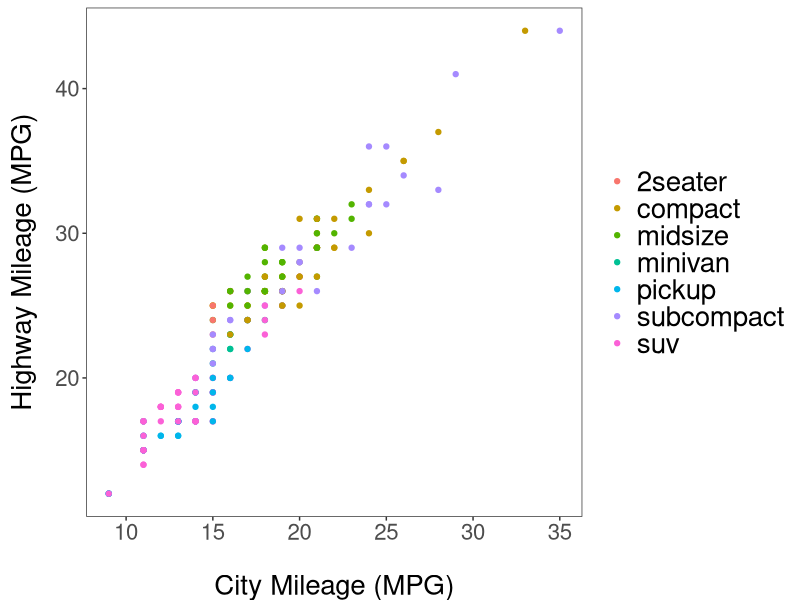
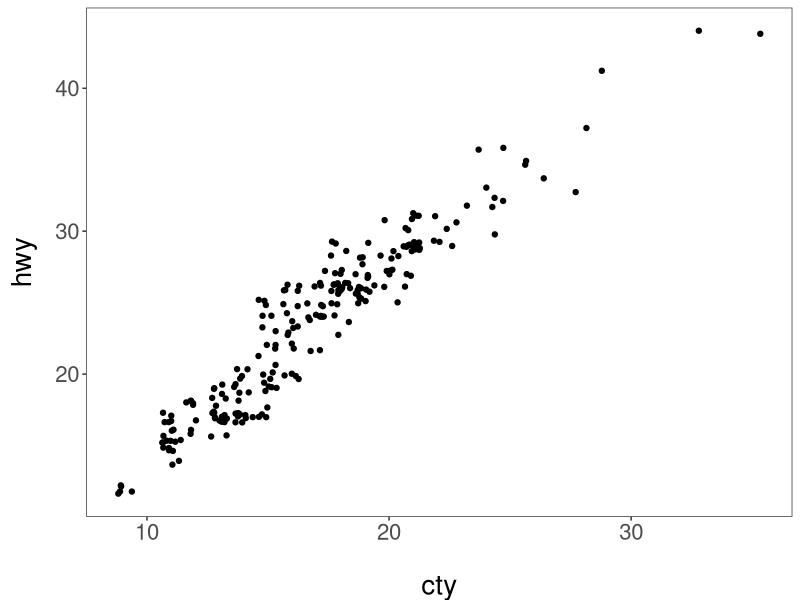
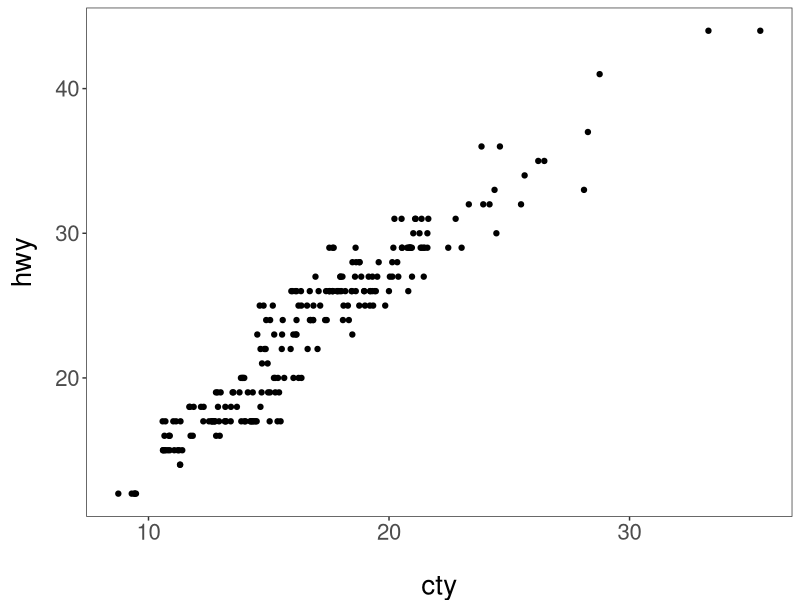
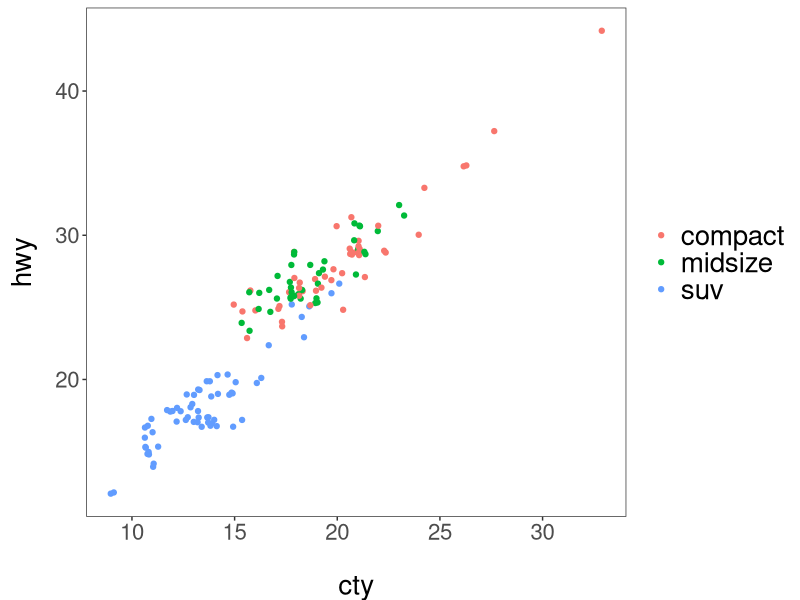
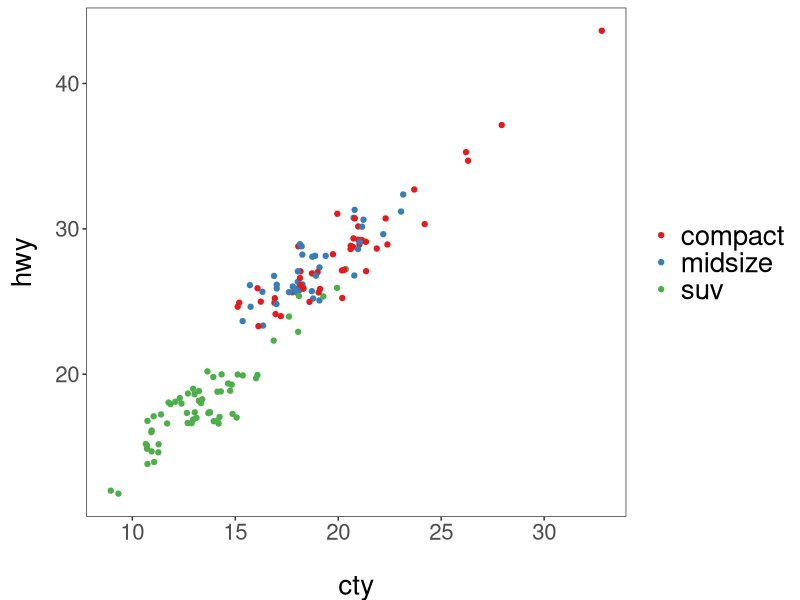
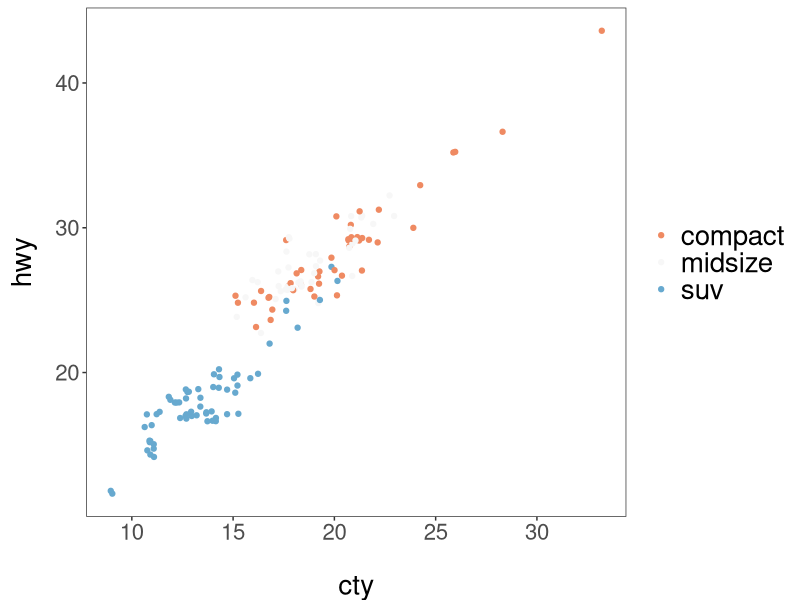
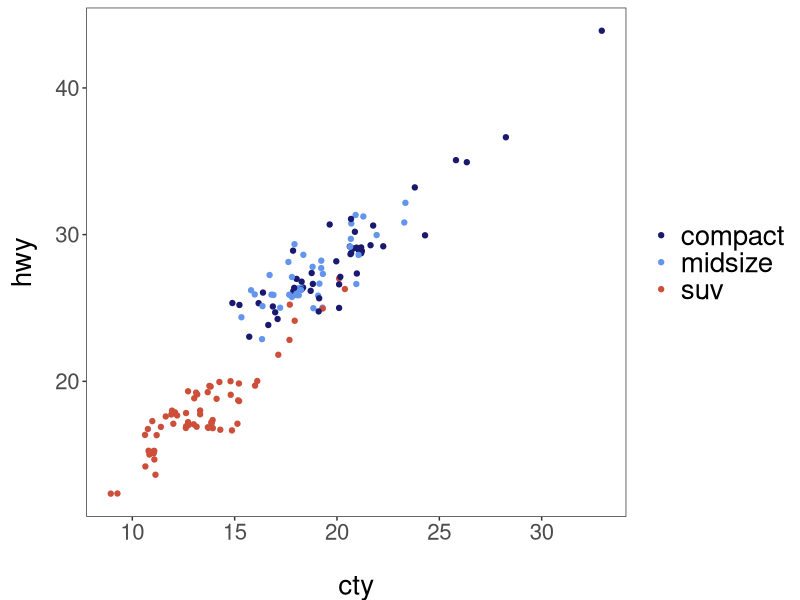
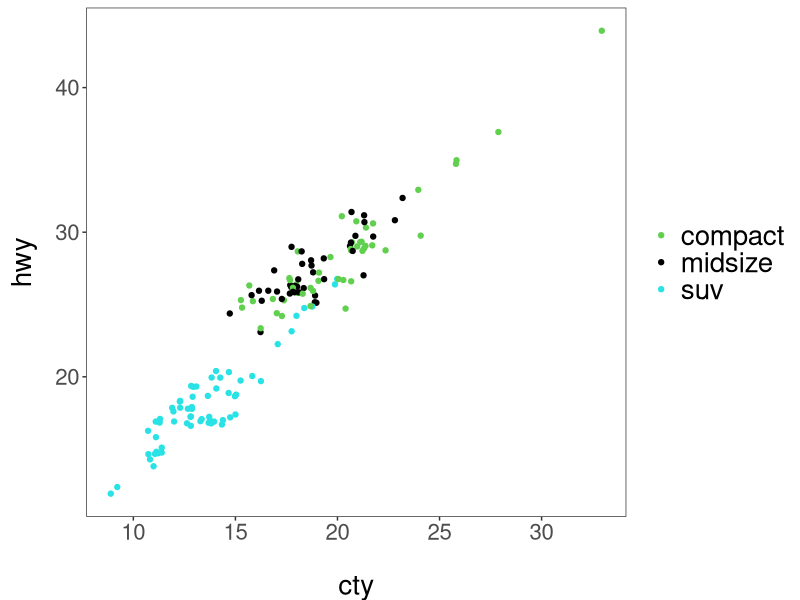

These charts were generated, in order, by the following R code: (Note: this script raises an error after producing the figures.)
# ---------------------------------------------------------- #
#### MODULE 3: Plot even more data!                       ####               
# ---------------------------------------------------------- #

## OBJECTIVE:
# 1. To develop a "grammar of graphics".
# 2. To become comfortable using ggplot2 for exploratory data visualization.


# ---------------------------------------------------------- #
#### SET UP:                                              ####
# ---------------------------------------------------------- #
# REMINDER: In RStudio, open the Rproject for our course (UNCG_DataWrangling), 
# pull any changes from GitHub, and navigate to the branch you created for 
# yourself (just a single branch for the whole semester) in RStudio's Git tab.
# Open this week's assignment in this new branch to complete and submit on GitHub.
# Ideally, you'll commit your answers a bit at a time as you work through
# this assignment, rather than committing all at once at the end.

# Reminder of some helpful resources for graphing in R:
# ggplot Cookbook: http://www.cookbook-r.com/Graphs/
# Official ggplot2 Book: https://ggplot2-book.org/
# Themes in ggplot2: https://ggplot2-book.org/polishing.html#themes

# In ggplot2, aesthetic means “something you can see”. Each aesthetic is a
# mapping between a visual cue and a variable.
# Examples include:
# position (i.e., on the x and y axes)
# color (“outside” color)
# fill (“inside” color)
# shape (of points)
# line type
# size

# Each type of geometric object (geom) accepts only a subset of all aesthetics.
# Refer to the geom help pages to see what mappings each geom accepts. Aesthetic
# mappings are set with the aes() function.

# TASK: We will be using the ggplot2 package for graphing. Fortunately, ggplot2 
# is nested within the tidyverse package (along with many others).
# Start by writing code to load the tidyverse library.
# HINT: see the end of assignment #1 if you forgot how to load a package.
setwd("/Users/rachaelbrenneman/Desktop/data_wrangle/UNCG_DataWrangling")
library(tidyverse)

# TASK: Write code below to set your theme to black and white and both your major
# AND minor gridlines to element_blank for all plots you'll be making today.
# HINT: Check back to last week's assignment section 1.9 for setting themes for
# all plots.
theme_set(theme_bw())
theme_update(axis.title.x = element_text(size = 20, vjust = -0.35, margin = margin(t = 15)),
             axis.text.x = element_text(size = 16),
             axis.title.y = element_text(size = 20, angle = 90,
                                         vjust = 0.5, margin = margin(r = 15)),
             axis.text.y = element_text(size = 16),
             plot.title = element_text(size = 24, vjust = 2),
             panel.grid.major = element_blank(),
             panel.grid.minor = element_blank(),
             legend.title = element_blank(),
             legend.text = element_text(size = 20))

# ---------------------------------------------------------- #
#### 1.0 CORRELATION                                      ####
# ---------------------------------------------------------- #

# We learned how to make correlations last week, but it never hurts to get
# more practice! Let's start by using a data set built into ggplot2.
# The mpg dataset looks at the gas efficiency of different cars. Run the following
# code to load the data:
data(mpg, package = "ggplot2")

# TASK: Create a scatterplot (i.e., a dot plot) to relate city and highway mileage.
# Color the points by the class of car (class column) and label the x and y axis 
# to be more informative (City Mileage (MPG) vs Highway Mileage (MPG)).
# HINT: Refer back to last week's assignment or the ggplot help resources if you 
# forget how to make a scatterplot.
ggplot(mpg, aes(x = cty, y = hwy, color=as.factor(class))) +
  ylab("Highway Mileage (MPG)") +
  xlab("City Mileage (MPG)") +
  geom_point()

# Looks alright, but the graph may be hiding some information...
# QUESTION: How many data points are in the mpg dataframe?
#there are 234 observations

# QUESTION: Approximately how many dots are in the graph you just made? How does
# that compare to the number of observations in the dataframe?
#not 234
#maybe around 100

# Try another correlation-focused geom that addresses this problem by running
# the following code:
ggplot(data=mpg, aes(x=cty, y=hwy)) + 
  geom_jitter()


# QUESTION: What happened when you created the plot with geom_jitter?
#very different graph - much more points - more clusters - not as evenly spaced

# QUESTION: Run the code to create a plot using geom_jitter a second time. Then run it
# again and again. What happens each time? Why is this happening?
# it looks like it has different spreads each time it is run

# TASK: The default in geom_jitter is to jitter (or slightly move) the points away
# from each other in both the x and y directions. Check the help file for geom_jitter
# and write code below to make a graph where you jitter points in only the x-dimension
# by 0.5.
ggplot(data=mpg, aes(x=cty, y=hwy)) + 
  geom_jitter(width = 0.5, height = 0)

# ---------------------------------------------------------- #
#### 1.1 DETOUR! COLORS, COLORS, COLORS                   ####
# ---------------------------------------------------------- #

# Our world is so colorful, and our graphs can be too! But we want to be mindful
# of our color choices to not only be beautiful, but also informative and accessible.

# TASK: Create a new dataframe that filters our mpg data down to only information
# for car classes compact, midsize, and suv using an %in% statement. Name your 
# new dataframe mpgSubset.
# HINT: Refer back to the Transform assignment if you want help with %in% (or 
# try googling!)
mpgSubset <- mpg %>% 
  mutate(class = ifelse(class %in% c("compact", "midsize", "suv"), class, NA)) %>% 
           na.omit(class)

# ggplot has lots of nice (and some not so nice) built-in color palettes that we 
# can use to fill our bars with color. Try running the following code:
ggplot(data=mpgSubset, aes(x=cty, y=hwy, color=class)) +
  geom_jitter()

# The code above supplies us with ggplot's default color palette, which I find not
# so pleasing. Let's try to change this!

# We can add a statement specifying the scale of colors we would prefer. One way
# to do this is to use other pre-set palettes from ggplot. Run the code below to 
# ask ggplot to use the color brewer's palette called Set 1.
ggplot(data=mpgSubset, aes(x=cty, y=hwy, color=class)) +
  geom_jitter() +
  scale_color_brewer(palette="Set1")

# Alternatively, we could use the "RdBu" palette:
ggplot(data=mpgSubset, aes(x=cty, y=hwy, color=class)) +
  geom_jitter() +
  scale_color_brewer(palette="RdBu")

# QUESTION: Investigate the color brewer's range of palettes at this website: 
# https://r-graph-gallery.com/38-rcolorbrewers-palettes.html
# What do you notice about the colors chosen from each of the palettes that we
# used above? (i.e., does it use the first three colors in the palette? The last
# three? Some other combination?)
#Both of the colors are used in different orders depending on the set
#the website says that there are different types of sets, and I think that this is
#one of those times that they are meant to work differently

# We could also pick out EXACTLY which colors we want for our figure. 
# There are 4 main ways to specify colors in R:
### by name
### by number
### by Hex code
### with the rgb() function

# By Name: R allows you to call more than 600 colors by name! Run the following
# code to see a list:
colors()

# We can put in the colors we chose for each variable by adding the 
# scale_color_manual() function to our plot. Try it out by running the following
# code:
ggplot(data=mpgSubset, aes(x=cty, y=hwy, color=class)) +
  geom_jitter() +
  scale_color_manual(values=c('midnightblue', 'cornflowerblue', 'tomato3'))


# You can also chose colors by number, which are assigned in R.

# TASK: Copy and paste the code to make our scatterplot and replace the color names
# with three numbers of your choice (between 1 and 657). How does your new figure look?
# HINT: remember to remove the quotation marks when calling numbers.
ggplot(data=mpgSubset, aes(x=cty, y=hwy, color=class)) +
  geom_jitter() +
  scale_color_manual(values=c(627, 617, 533))

# QUESTION: How do you think you could figure out which color name belongs to
# each color number?
# HINT: Try creating a dataframe from color() by passing it into the
# as.data.frame() function.
as.data.frame(colors())

# You can also chose colors by Hex code. A Hex color code is a 6-symbol code made
# of up to three 2-symbol elements (6 symbols in length all together). Each of 
# the 2-symbol elements represents a color value in the Red-Green-Blue (RGB) color
# scale from 0 to 255. Hex codes are written with a # in front of them. Let's try
# out calling our colors using hex code.
ggplot(data=mpgSubset, aes(x=cty, y=hwy, color=class)) +
  geom_jitter() +
  scale_color_manual(values=c('#191970', '#6495ED', '#FF6347'))

# There are two great things about hex codes. First, you can call ANY color you 
# want with a hex code. That is, you're not limited to the 657 colors that are
# in ggplot. By specifying the color by hex code, you can pick literally anything!

# TASK: Google the search term "color picker". This should bring up google's color
# picker (in addition to a billion other color picking websites). Use this color
# picker to generate the hex codes for three new colors of your choice. Then copy
# and paste the above code, replacing the hex codes with your color choices.
ggplot(data=mpgSubset, aes(x=cty, y=hwy, color=class)) +
  geom_jitter() +
  scale_color_manual(values=c('#9d03fc', '#eb700c', '#0cebb7'))

# The second great thing about hex codes is that you can control the transparency
# of your colors. Transparency is set in a hex code by adding two extra symbols
# to the end, which together make up the "alpha" element. Adding 00 to the end 
# of your hex code will make your color completely transparent, while adding FF 
# to the end will make it completely opaque. Any number/letters in-between will 
# result in partial transparency. You can find a complete list of transparencies
# between 0-100% here: https://gist.github.com/lopspower/03fb1cc0ac9f32ef38f4

# TASK: Try out transparency by copying and pasting your graph code below and
# adding the alpha element to the end of each of your hex codes to make your
# first color 0% transparent, your second color 50% transparent, and your third
# color 100% transparent.
ggplot(data=mpgSubset, aes(x=cty, y=hwy, color=class)) +
  geom_jitter() +
  scale_color_manual(values=c('#9d03fc00', '#eb700c80', '#0cebb7FF'))

# QUESTION: What happened to the point that you set to 100% transparent?
#she's gone

# Finally, we can set our colors using the rgb() function. This operates very
# similarly to the hex code, where you can pick exactly the color and transparency
# you want. Try it out by running the following code:
ggplot(data=mpgSubset, aes(x=cty, y=hwy, color=class)) +
  geom_jitter() +
  scale_color_manual(values=c(rgb(.10, .10, .44, .5), 
  rgb(.39, .58, .93, .5), rgb(1.0, .39, .28, .5)))

# TASK: Modify the above code to make all of your points 50% transparent.

# There are so many inventive and artistic people in the world who have expanded
# the offerings for colors in ggplot. Check out some notable ones listed below
# when choosing colors for this assignment.
### Color-blind friendly palettes: https://github.com/JLSteenwyk/ggpubfigs
### Color palettes from vintage National Parks posters: https://github.com/katiejolly/nationalparkcolors
### Color palettes based on Wes Anderson movies: https://github.com/karthik/wesanderson
### Color palettes from famous Dutch paintings: https://github.com/EdwinTh/dutchmasters


# ---------------------------------------------------------- #
#### 1.2 DETOUR! LEGENDS                                  ####
# ---------------------------------------------------------- #

# When you specify colors in your ggplot code, R throws in a bonus legend for free!
# However, this legend is often not as clear or visually appealing as we might 
# prefer. But as with all geometric objects in ggplot, legends can be easily altered.

# Run the following code to create a scatter plot. Feel free to modify the colors
# as you prefer!
ggplot(data=mpgSubset, aes(x=cty, y=hwy, color=class)) +
  geom_jitter()

# QUESTION: Where did ggplot get the legend title and values from?
#from the class

# We could change the title and values in our legend by altering the dataframe
# we are passing into ggplot. But that seems a bit drastic. Instead, we can 
# lean on the same code that specifies our color picks to alter the legend text.
# Try it out by running the following code:
ggplot(data=mpgSubset, aes(x=cty, y=hwy, color=class)) + #generating plot and setting y, x, and what the colors are going to color
  geom_jitter() + #the jitter function
  scale_color_manual(values=c('#FCBA03', '#380754', '#496916'), #setting the colors for  different class
                     name='Class of Car', #name of the scale
                     breaks=c('suv', 'midsize', 'compact'), #there the breaks are for characters?
                     labels=c('SUV', 'Midsize', 'Compact')) #our names for the legend


# TASK: Label each line of the code above with what it is doing.
# HINT: Check the scale_color_manual help file or ggplot Cookbook for more info.


# IMPORTANT: It is important to pay attention to the order you provide ggplot with 
# your color choices and legend labels! Try running the following code:
ggplot(data=mpgSubset, aes(x=cty, y=hwy, color=class)) + 
  geom_jitter() + 
  scale_color_manual(values=c('#FCBA03', '#380754', '#496916'), 
                     name='Class of Car', 
                     breaks=c('suv', 'midsize', 'compact'), 
                     labels=c('Compact', 'SUV', 'Midsize')) 


# QUESTION: What is wrong with the code above? Why is it so important to be
# careful with the order you pass information into ggplot?
#the breaks and the labels are switched around and don't match

# While changing the legend text and factor order takes place in the scale_color_manual
# step, moving the legend around on the graph page is part of the graph theme. We
# can try this out using the code below:
ggplot(data=mpgSubset, aes(x=cty, y=hwy, color=class)) + 
  geom_jitter() + 
  theme(legend.position='top')


# TASK: Modify the code above to have the legend display along the bottom of
# the figure.
ggplot(data=mpgSubset, aes(x=cty, y=hwy, color=class)) + 
  geom_jitter() + 
  theme(legend.position='bottom')

# We can also have the legend located within the area of the graph itself! We can 
# do this by specifying the coordinates for where the legend should go within the
# graph axes. First we set the legend position and then we set the anchoring 
# position by justifying the legend.
### bottom left: 0,0
### bottom right: 1,0
### top left: 0,1
### top right: 1,1

# Try it out by running the following code:
ggplot(data=mpgSubset, aes(x=cty, y=hwy, color=class)) + 
  geom_jitter() + 
  theme(legend.position=c(1,0), legend.justification=c(1,0))

# QUESTION: What happens if you don't include the code for legend justification
# above?
ggplot(data=mpgSubset, aes(x=cty, y=hwy, color=class)) + 
  geom_jitter() + 
  theme(legend.position=c(1,0))
#interupts to graph - in the scale

# TASK: Copy and paste the code from above. Modify it to place the legend in the
# upper left part of the graph.
ggplot(data=mpgSubset, aes(x=cty, y=hwy, color=class)) + 
  geom_jitter() + 
  theme(legend.position=c(0,1), legend.justification=c(0,1))

# Finally, we might want to remove the legend altogether! We would do so by
# modifying the theme as well. 

# TASK: Check the ggplot cookbook to find the legends section. Read what it says 
# about removing the legend. Then copy and paste the graph code from above. Modify
# the code to remove the legend.
ggplot(data=mpgSubset, aes(x=cty, y=hwy, color=class)) + 
  geom_jitter() + 
  theme(legend.position="none")

# ---------------------------------------------------------- #
#### 2.0 DEVIATION                                        ####
# ---------------------------------------------------------- #

# Used to compare variation in values between small number of items (or categories) 
# with respect to a fixed reference.

# Whether the graphical type is a deviation graph or a composition graph (or a 
# ranking graph) may depend on the underlying data structure.

# We used geom_bar() last week with factor data to create a bar graph. But
# geom_bar() is a bit tricky because it can make EITHER a bar graph or a histogram
# depending on the data you give it. The default of geom_bar() is to set stat to 
# count so if you give it just a continuous x value, it will make a histogram. Try
# it with the following code:
ggplot(data=mpg, aes(x=hwy)) + 
  geom_bar()

# In order to have the geom create bars and not a histogram, you must:
# 1) Set stat = identity
# 2) Provide both an x and a y inside the aes(), where x is either a character 
# or factor and y is numeric.

# TASK: Create a dataframe of summary statistics for the mpg data, calculating the
# mean, standard deviation, and standard error for highway mpg grouping by class.
# Name the resulting dataframe highwayMPG and your new variables hwy_mean, hwy_sd,
# and hwy_se.
# HINT: Look back at the Transform assignment if you forget how to summarize the
# data. Also recall, standard error = 1.96*standard deviation.
highwayMPG <- mpg %>% 
  group_by(class) %>% 
  summarize(hwy_mean = mean(hwy), 
            hwy_sd = sd(hwy), 
            hwy_se = 1.96*sd(hwy)) %>% 
  ungroup()
            
# TASK: Create a bar graph showing the average highway MPG on the y-axis and 
# car class on the x-axis. Fill the bars by class. Add in error bar caps that are 20%
# the width pf the bars.
# HINT: Don't forget to change stat from the default in your geom_bar() statement!
ggplot(data=highwayMPG, aes(x=class, y=hwy_mean)) + 
  geom_bar(stat = 'identity', aes(fill = class)) +
  geom_errorbar(aes(ymax=hwy_mean+hwy_se, ymin=hwy_mean-hwy_se, width=.2))

# ---------------------------------------------------------- #
#### 2.1 DETOUR! COLORS AND LEGENDS, AGAIN                ####
# ---------------------------------------------------------- #

# Recall that some geometric elements require fills instead of (or sometimes in
# addition to) colors.

# TASK: Create a bar graph with the mpg summary stats with the following parameters:
# (1) Black bar outline
# (2) Bars filled with the color brewer palette "Dark2" using the scale_fill_manual
#     statement
# (3) No legend
# (4) Informative x- and y-axis labels. 
ggplot(data=highwayMPG, aes(x=class, y=hwy_mean)) + 
  geom_bar(stat = 'identity', aes(fill = class), color = 'black') +
  scale_color_brewer(palette="Dark2") +
  theme(legend.position = "none") +
  xlab("Vehicle Class") +
  ylab("Highway Average Mileage")

#geom_boxplot(color = 'purple', fill = 'green')
#scale_color_brewer(palette="RdBu")
# HINT: Carefully consider whether your color and/or fill should go within an aes() 
# statement, the scale_fill_manual or scale_color_manual statements, or neither.
# If in doubt, try a bunch of ways until it looks how we want it. And consult 
# your helpful ggplot resources on the web.


# ---------------------------------------------------------- #
#### 2.2 DETOUR! AXIS MODIFICATIONS                       ####
# ---------------------------------------------------------- #

# Run the following code, feeling free to modify colors as you prefer:
ggplot(data=highwayMPG, aes(x=class, y=hwy_mean, fill=class)) +
  geom_bar(stat='identity') 

# QUESTION: Where is ggplot getting the x-axis tick labels from?
#from the class column

# Often our tick labels are not the best. We can modify them to be more informative
# or visually appealing by directly modifying the dataframe, but again this feels
# a bit extreme. Instead, we can directly modify the scale of the axis. For axes
# that deal with categories, we are setting the discrete scale. Try it out by
# running the following code:
ggplot(data=highwayMPG, aes(x=class, y=hwy_mean, fill=class)) +
  geom_bar(stat='identity') +
  scale_x_discrete(labels=c('sport', 'compact', 'midsize', 'minivan', 'pickup', 'subcompact', 'SUV'))

# We can also change the scale of the continuous axes, including how large they are
# and where the tick marks fall as follows:
ggplot(data=highwayMPG, aes(x=class, y=hwy_mean, fill=class)) +
  geom_bar(stat='identity') +
  scale_y_continuous(breaks=seq(0, 50, 10)) +
  coord_cartesian(ylim=c(0,50))

# QUESTION: Try running the code above without the coord_cartesian() statement. 
# What is surprising about the resulting graph? Based on this result, what do you
# think the coord_cartesian() statement does?
#it changes the scaling of the y-axis - c(0,50) makes a vector that the 
#graph will follow I suppose - was a little surpised it went up by tens though

# We can also add a statement into the scale discrete or continuous statements
# to name our axes, rather than putting in a whole separate step of xlab() or ylab().
# Try it out with the following code:
ggplot(data=highwayMPG, aes(x=class, y=hwy_mean, fill=class)) +
  geom_bar(stat='identity') +
  scale_x_discrete(name='Class of Car') +
  scale_y_continuous(name='Mean Highway MPG')


# Finally, we can flip our axes easily in ggplot as follows:
ggplot(data=highwayMPG, aes(x=class, y=hwy_mean, fill=class)) +
  geom_bar(stat='identity') +
  coord_flip()


# TASK: Let's put it all together. Make a graph of the mpg summary stats with the
# following specifications:
# (1) color by class of car using a color scheme of your choice (not the default)
# (2) plot the class of car on the x-axis and the highway MPG on the y axis
# (3) include better names for the x- and y-axis titles
# (4) include better names for the car classes
# (5) set the scale of the highway mpg to run from 0 to 30 with breaks every 5 
# (6) flip your axes
# (7) remove the legend
ggplot(data=highwayMPG, aes(x=class, y=hwy_mean, fill=class)) +
  geom_bar(stat='identity') +
  theme(legend.position = "none") +
  xlab("Car Class") +
  ylab("Highway MPG") +
  scale_x_discrete(labels=c('sport', 'compact', 'midsize', 'minivan', 'pickup', 'subcompact', 'SUV')) +
  scale_color_brewer(palette="Set1") +
  coord_flip()

# ---------------------------------------------------------- #
#### 3.0 RANKING                                          ####
# ---------------------------------------------------------- #
# Used to compare the position or performance of multiple items with respect to 
# each other. Actual values matters somewhat less than the ranking.

# TASK: Create a dataframe of summary statistics for the mpg data, calculating the
# mean, standard deviation, and standard error for CITY mpg grouping by class.
# Name the resulting dataframe cityMPG and your new variables city_mean, city_sd,
# and city_se.
# HINT: Look back at the Transform assignment if you forget how to summarize the
# data. Also, standard error = 1.96*standard deviation.
cityMPG <- mpg %>% 
  group_by(class) %>% 
  summarize(city_mean = mean(cty), 
            city_sd = sd(cty), 
            city_se = 1.96*sd(cty)) %>% 
  ungroup()

# Now we want to plot our data in order from smallest to largest city MPG to get
# a ranking. To do so, we need to use the reorder() function to rearrange the data
# going into our x-axis.
ggplot(cityMPG, aes(x=reorder(class, city_mean), y=city_mean)) + 
  geom_bar(stat="identity")

# TASK: Recreate the above ranking figure to include the following:
# (1) class of car on the x-axis with informative axis and tick labels
# (2) MPG ordered from highest to lowest (hint: try google if you're unsure)
# (3) bars with dary grey outlines and filled by class with your favorite color scheme
# (4) error bars with end caps 30% the width of the bars
# (5) y-axis from 0 to 30 with tick marks every 5
# (6) no legend.
ggplot(cityMPG, aes(x=reorder(class, city_mean), y=city_mean), fill=class) + 
  geom_bar(stat="identity") +
  theme(legend.position = "none") +
  xlab("Car Class") +
  ylab("City MPG") +
  scale_x_discrete(labels=c('Pickup', 'SUV', 'Two Seater', 'Minivan', 'Midsize', 'Compact', 'Subcompact')) +
  scale_color_brewer(palette="Set1")

# ---------------------------------------------------------- #
#### 4.0 DISTRIBUTION                                     ####
# ---------------------------------------------------------- #
# When you have lots and lots of data points and want to study where and how the
# data points are distributed.

# Histograms can be accomplished with either geom_bar() or geom_histogram()
ggplot(mpg, aes(hwy)) + 
  geom_histogram()

# TASK: Recreate the graph above, but using geom_bar() instead
ggplot(mpg, aes(hwy)) + 
  geom_bar()

# TASK: Try making a histogram with the categorical variable 'manufacturer'.
# What error message do you get?
ggplot(mpg, aes(manufacturer)) + 
  geom_histogram()
#says it requires a continuous x variable

# QUESTION: What happens when you follow the advice of the error message and 
# make stat='count'?
ggplot(mpg, aes(manufacturer)) + 
  geom_histogram(stat="count")
#it does freak out about unknown parameters, but also produces a graph with count on the y and manufacturer on the x

# TASK: Make a boxplot comparing the distribution of cty (city mileage) for
# each class of car.
# HINT: Look back to last week if you forget how to make a boxplot.
ggplot(mpg, aes(x = as.factor(class), y=cty)) + 
  geom_boxplot()

# We can also make a different type of distribution, a violin plot using the 
# geom_violin statement as follows:
ggplot(mpg, aes(x=class, y=cty)) + 
  geom_violin()

# QUESTION: What does a violin plot show? Check google if you're unsure.
#is shows the peaks - the summary statistic and density of the data

# ---------------------------------------------------------- #
#### 5.0 COMPOSITION                                      ####
# ---------------------------------------------------------- #
# Bar charts and pie charts are classic ways of showing composition of a dataset.

# TASK: Let's get some data for this task by determining the number of cars from 
# each car manufacturer in our mpg dataframe. We can do this as follows:
manufacturerFreq <- mpg %>% 
  group_by(manufacturer) %>% 
  summarize(frequency=length(manufacturer)) %>% 
  ungroup()

# TASK: Make a bar graph of the number of cars (frequency) by manufacturer using
# the dataframe we created above.
ggplot(manufacturerFreq, aes(frequency)) + 
  geom_bar()

# We can switch the bar chart you created above into a pie chart simply by changing
# the coordinate system through a series of steps as follows:

ggplot(manufacturerFreq, aes(x=manufacturer, y=frequency)) +
  geom_bar(stat="identity") +
  coord_polar()

ggplot(manufacturerFreq, aes(x=manufacturer, y=frequency, fill=manufacturer)) +
  geom_bar(stat="identity") +
  coord_polar()

ggplot(manufacturerFreq, aes(x="", y=frequency, fill=manufacturer)) +
  geom_bar(stat="identity", width=1) +
  coord_polar()

ggplot(manufacturerFreq, aes(x="", y=frequency, fill=manufacturer)) +
  geom_bar(stat="identity", width=1) +
  coord_polar(theta="y")

ggplot(manufacturerFreq, aes(x="", y=frequency, fill=manufacturer)) +
  geom_bar(stat="identity", width=1) +
  coord_polar(theta="y", start=0) +
  theme_void() +
  theme(legend.title = element_text(size = 12.5), 
        legend.text  = element_text(size = 8.5),
        legend.key.size = unit(.75, "lines"))

# TASK: Annotate the code below to describe what each line does:
ggplot(manufacturerFreq, aes(x="", y=frequency, fill=manufacturer)) + #select data and what data we want it to be colored by
  geom_bar(stat="identity", width=1) + #want to create bars and not a histogram so we set the stat with identity and select width for disply
  coord_polar(theta="y", start=0) + #sets the coordinate system for the pie chart
  theme_void() + #our theme selection for how we want the graph to look
  theme(legend.title = element_text(size = 12.5), #editing the legend title size
        legend.text  = element_text(size = 8.5), #editing the legend text size
        legend.key.size = unit(.75, "lines")) #editing the legend key size


# ---------------------------------------------------------- #
#### 6.0 CHANGE                                           ####
# ---------------------------------------------------------- #

# Time series are often best visualized with line graphs. Let's try this out
# with some new data:
data("economics")

# TASK: Use the economics dataset to plot the number of people who are unemployed
# over time (unemploy vs date). Make a scatterplot, then connect the points with 
# lines using geom_line().
# HINT: use ?economics to get more information about this dataset.
ggplot(economics, aes(x = date, y = unemploy)) +
  geom_point() +
  geom_line()

# ---------------------------------------------------------- #
#### GROUPS AND MAPS                                      ####
# ---------------------------------------------------------- #

# Let's save these for group project options, this assignment is really long!









# REMEMBER: Save and push your script when you're done with this assignment!
